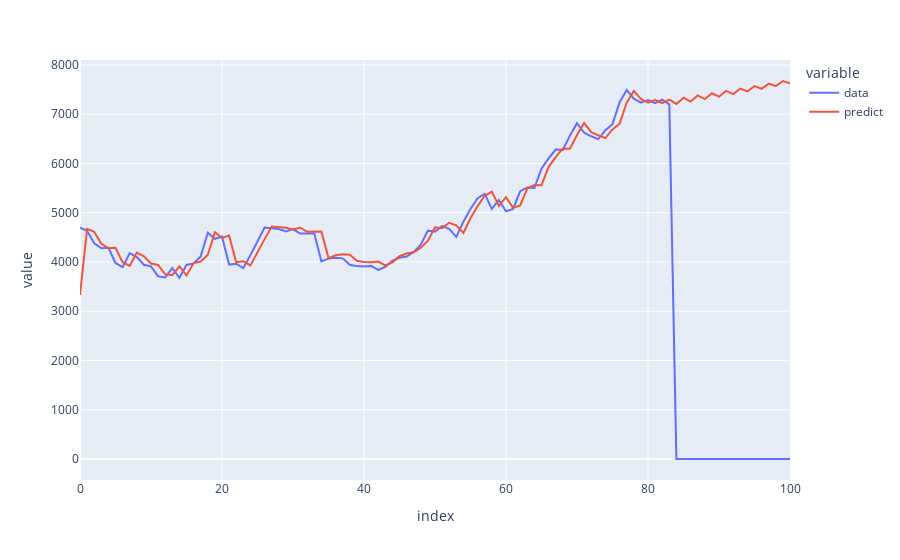

Write notebook code for a chart like this one.
### Markdown cell above
# строим график акции лукойла

### Code cell
px.line(df_final)
